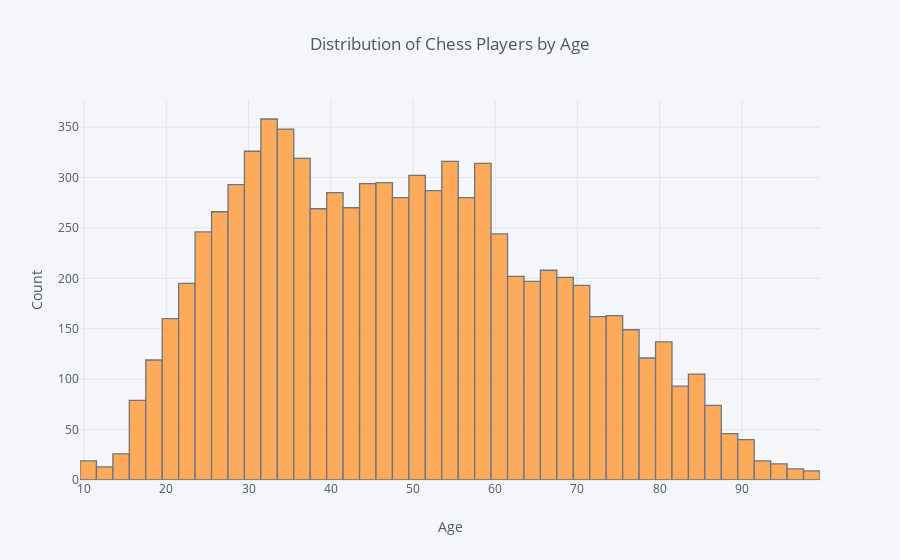

The code cell stored with this chart in its notebook:
### Markdown cell above
#### <i>Age Distribution</i>

### Code cell
# Distribution of Chess Players by Age
age = pd.read_sql('SELECT age FROM table4 WHERE age <> ""', conn)
age.iplot(kind='hist', xTitle='Age',
                            yTitle='Count',
                            title='Distribution of Chess Players by Age')

### Figure 1 — Plotly figure (JSON) as saved in the notebook; plotly's stock layout.template omitted (floating-point values rounded to 4 significant figures; data arrays with more than 128 entries replaced by an {"elided": "..."} marker saying what was removed)
{"data": [{"histfunc": "count", "histnorm": "", "marker": {"color": "rgba(255, 153, 51, 1.0)", "line": {"color": "#4D5663", "width": 1.3}}, "name": "Age", "opacity": 0.8, "orientation": "v", "type": "histogram", "uid": "86b93b19-3ab3-471b-8233-e22da593da1f", "x": {"elided": "8349 int values"}}], "layout": {"barmode": "overlay", "legend": {"bgcolor": "#F5F6F9", "font": {"color": "#4D5663"}}, "paper_bgcolor": "#F5F6F9", "plot_bgcolor": "#F5F6F9", "title": {"font": {"color": "#4D5663"}, "text": "Distribution of Chess Players by Age"}, "xaxis": {"gridcolor": "#E1E5ED", "showgrid": true, "tickfont": {"color": "#4D5663"}, "title": {"font": {"color": "#4D5663"}, "text": "Age"}, "zerolinecolor": "#E1E5ED"}, "yaxis": {"gridcolor": "#E1E5ED", "showgrid": true, "tickfont": {"color": "#4D5663"}, "title": {"font": {"color": "#4D5663"}, "text": "Count"}, "zerolinecolor": "#E1E5ED"}}}
